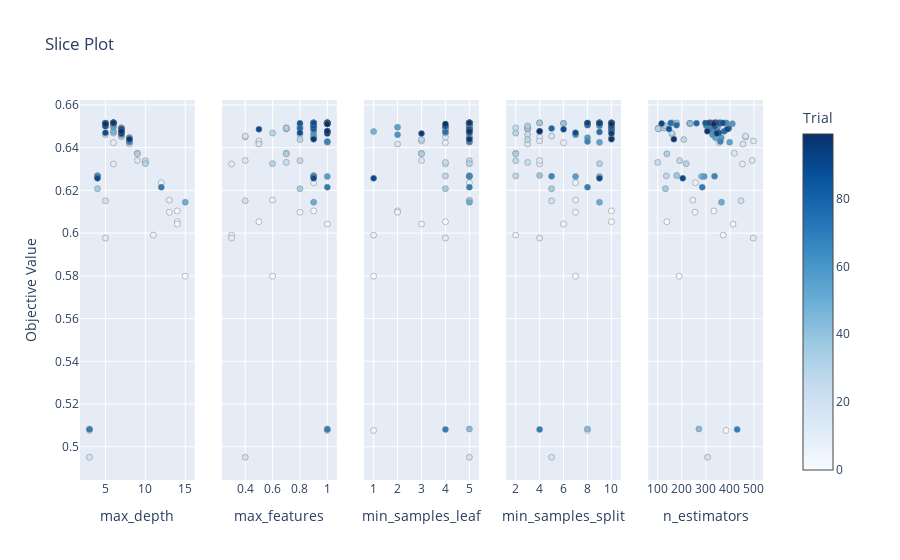

Notebook code cell kept with this figure:
### Code cell
# 3. Slice Plot
plot_slice(study).show()
